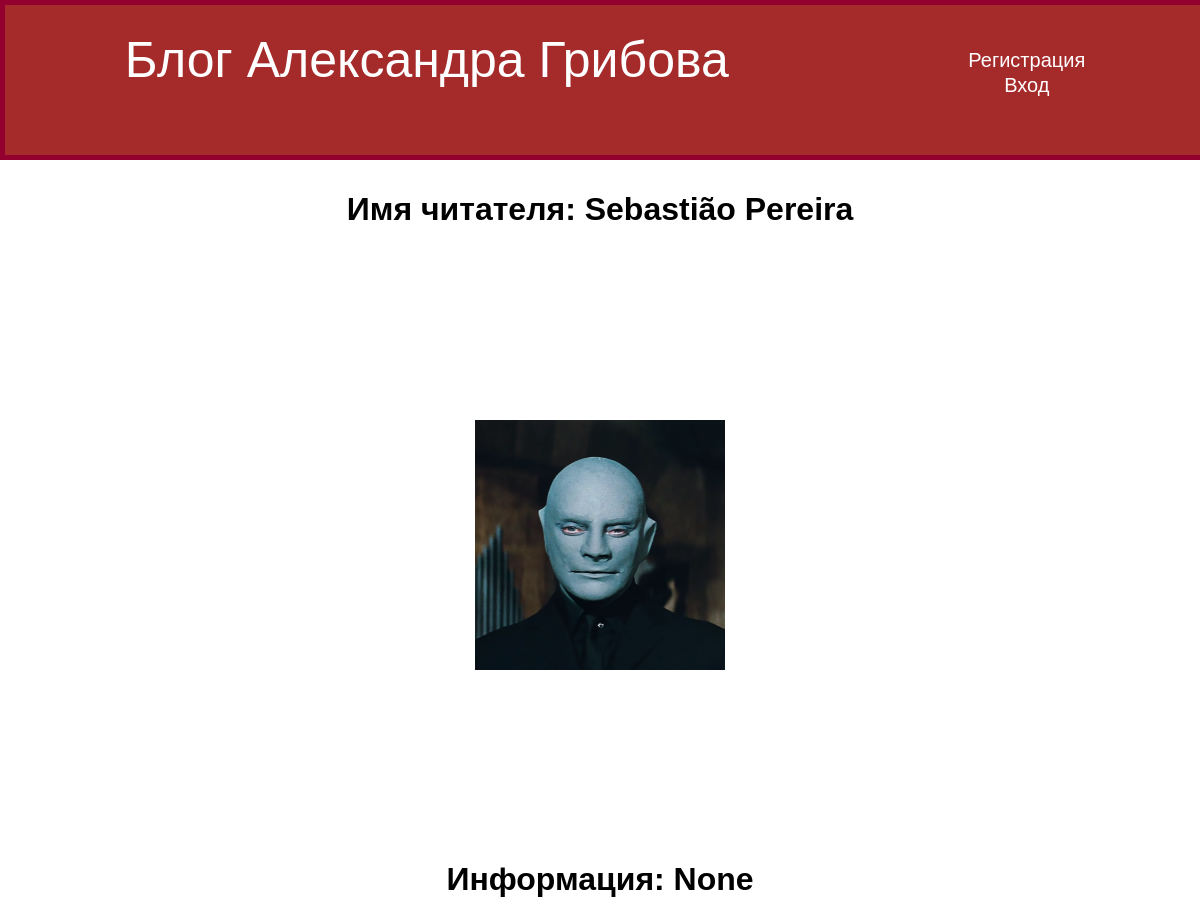
The page /profile/2 on the database as committed earlier.
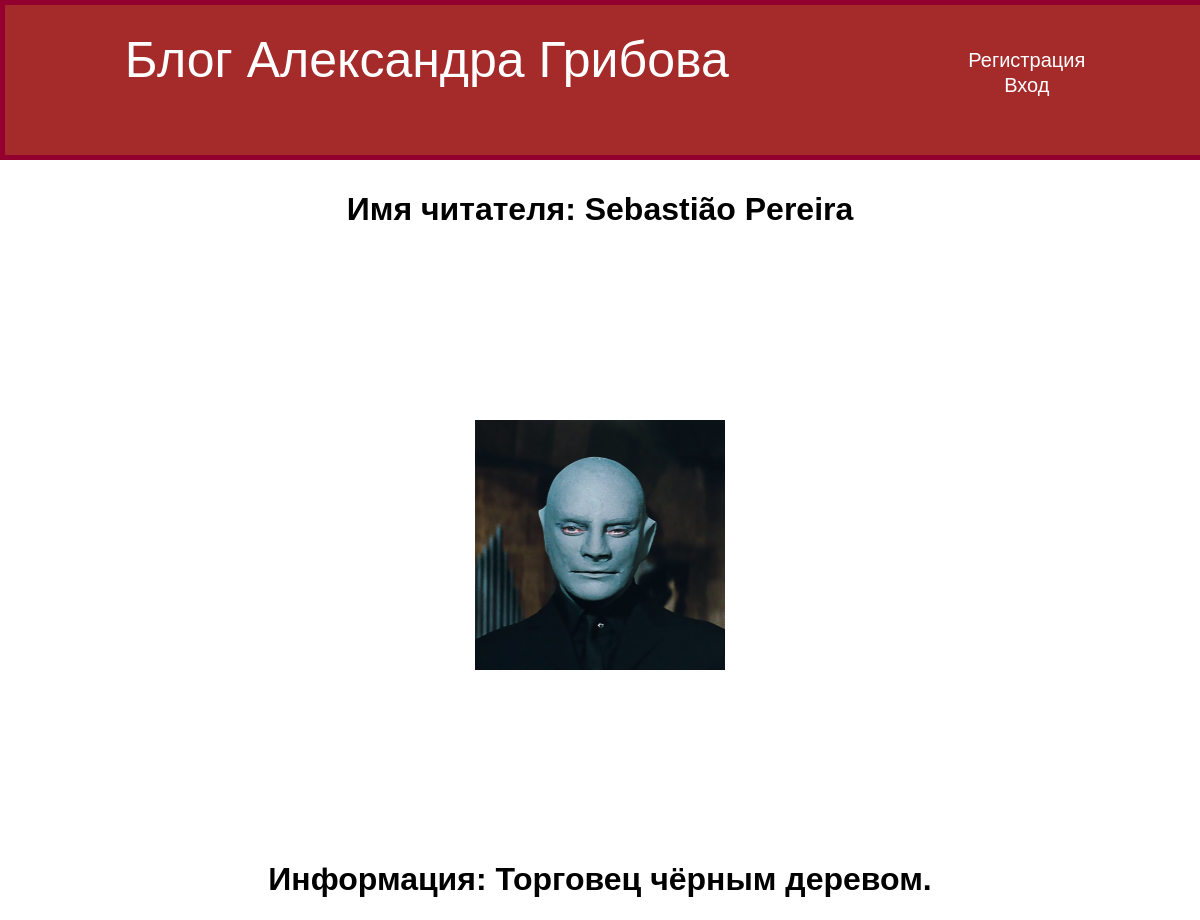
The same page on the database as committed later.
### readers/models.py (models this page shows, shortened)
class Profile(models.Model):
    user = models.OneToOneField(User, on_delete=models.CASCADE, null=True, blank=True)
    name = models.CharField(max_length=200, null=True, blank=True)
    info = models.TextField(null=True, blank=True)
    profile_image = models.ImageField(upload_to='readers/', default='readers/default.png')
    created = models.DateTimeField(auto_now_add=True)

### readers/views.py (the view)
# urls.py: path('profile/<str:pk>', views.profile, name='profile'),
def profile(request, pk):
    prof = Profile.objects.get(id=pk)
    return render(request, 'readers/profile.html', {'profile': prof})

### readers/templates/readers/profile.html
{% extends 'articles/base.html' %}
{% block content %}
<h1 class="element2"> Имя читателя: {{ profile.name }} </h1>
<h1 class="element2"><img src="{{ profile.profile_image.url }}"></h1>
<h1 class="element2"> Информация: {{ profile.info }} </h1>
{% endblock %}

Rows that differ between the two databases and show on the page:
changed Profile "Sebastião Pereira": info "None" → "Торговец чёрным деревом."
